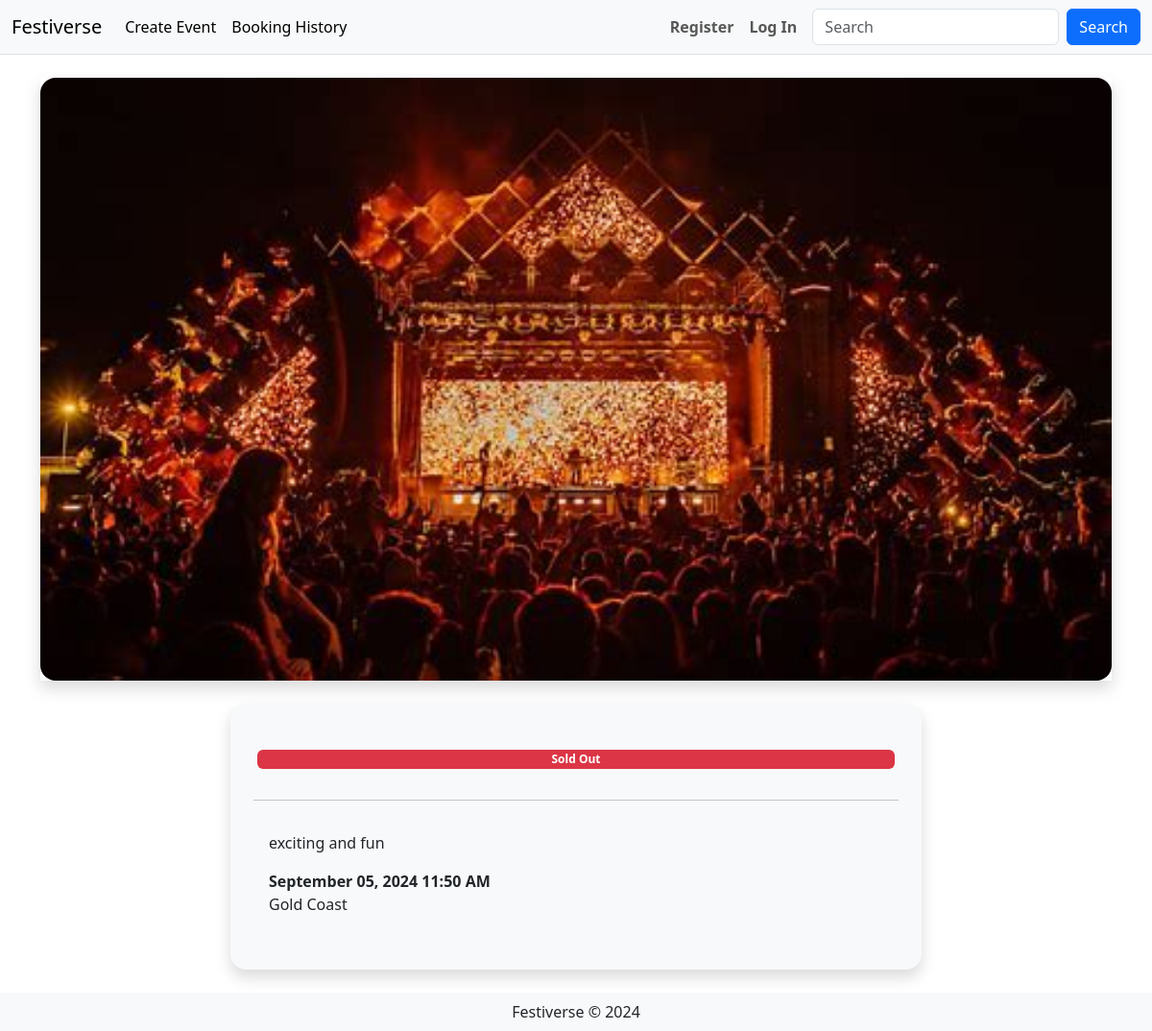
Screenshot of /event/2 with the database file from the repository.
### website/models.py (models this page shows, shortened)
class Event(db.Model):
    __tablename__ = 'event'
    id = db.Column(db.Integer, primary_key=True)
    name = db.Column(db.String(100), nullable=False)
    description = db.Column(db.String(500))
    event_date = db.Column(db.DateTime, nullable=False, default=datetime.now)
    user_id = db.Column(db.Integer, db.ForeignKey('users.id'), nullable=False)
    price = db.Column(db.Float, nullable=False)
    ticketsAvailable = db.Column(db.Integer, nullable=False, default=1)  # Default tickets
    status = db.Column(db.String(20), default="Open", nullable=False)
    category = db.Column(db.String(50), nullable=True)  # New category field
    image = db.Column(db.String(400))
    location = db.Column(db.String(200), nullable=False)
    orders = db.relationship('Order', back_populates='event', cascade='all, delete-orphan', lazy='dynamic')
    comments = db.relationship('Comment', back_populates='event', lazy='dynamic')
    user = db.relationship('User', back_populates='events')

### website/views.py (the view)
@main_bp.route('/event/<int:id>')
def event_view(id):
    event = Event.query.get_or_404(id)  # Fetch the event by its ID
    return render_template('event.html', event=event)

### website/templates/event.html (shortened to what this page needs)
{% extends 'base.html' %}
{% block content %}
<div class="container-fluid">
    <div class="row mb-4">
        <div class="col-12 px-0 shadow">
            <img src="{{ event.image }}" class="d-block w-100 rounded-4 event-img" alt="{{ event.title }}">
        </div>
    </div>
    <div class="row justify-content-center mb-4">
        <div class="col-lg-8">
            <div class="p-4 shadow bg-body-tertiary rounded-4">
                <div class="row p-3">
                    <span class="badge
                        {% if event.status == 'Open' %} bg-success
                        {% elif event.status == 'Sold Out' %} bg-danger
                        {% elif event.status == 'Cancelled' %} bg-secondary
                        {% else %} bg-warning
                        {% endif %}">
                        {{ event.status }}
                    </span>
                </div>
                <hr />
                <div class="row p-3">
                    <p>{{ event.description }}</p>
                    <strong>{{ event.event_date.strftime('%B %d, %Y %I:%M %p') }}</strong>
                    <p>{{ event.location }}</p>
                </div>
            </div>
        </div>
    </div>
{% endblock %}

### rows the page displays
Event: image (picture), status "Sold Out", description "exciting and fun", event_date "September 05, 2024 11:50 AM", location "Gold Coast"
